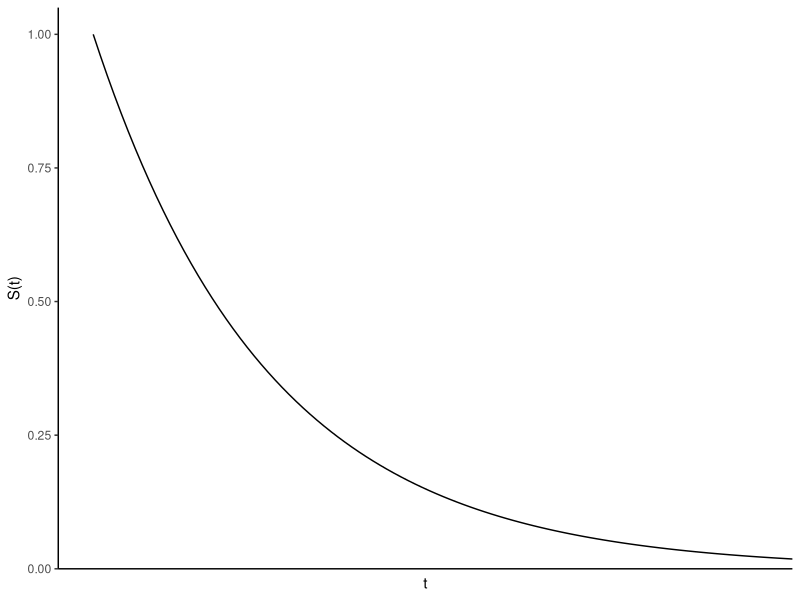
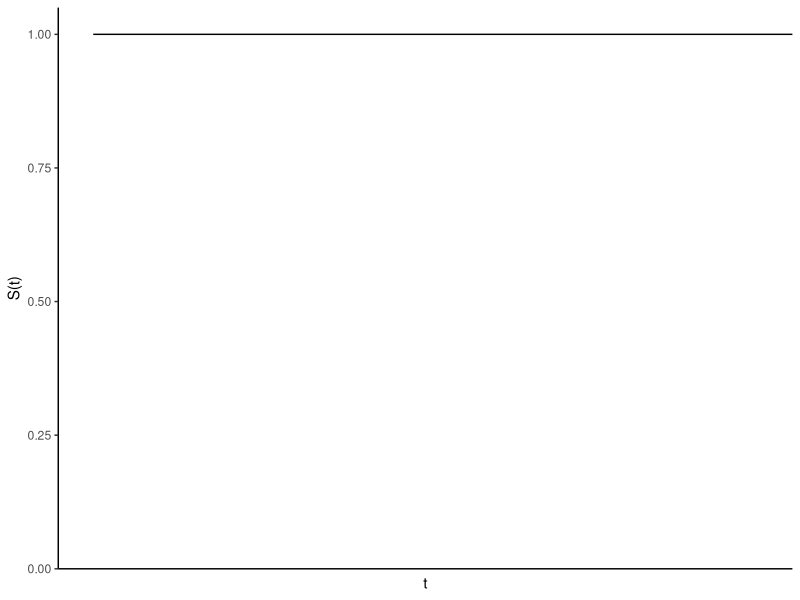
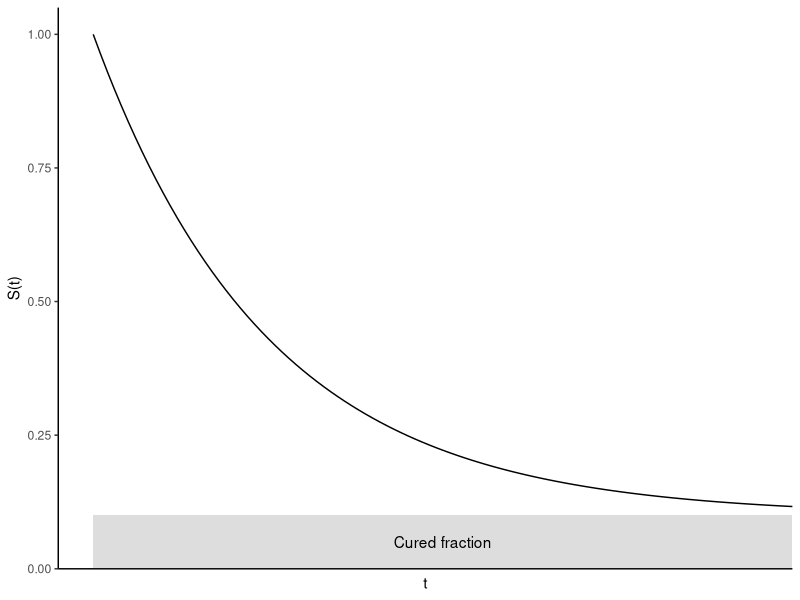

Generate these figures, in order, with R:
library(ggplot2)
library(dplyr)

pdf("ref/surv1.pdf", width=3, height=3)

exp_funct <- function(x){
  exp(-x)
}

ggplot(data.frame(x = c(0, 4)), aes(x = x)) +
  scale_x_continuous(limits=c(0,4),
	  expand = expansion(mult = c(0.05, 0), add = c(0, 0))) +
  scale_y_continuous(limits=c(0,1),
	  expand = expansion(mult = c(0, 0.05), add = c(0, 0))) +
  stat_function(fun = exp_funct) +
  xlab("t") + ylab("S(t)") + theme_bw() +
  theme(panel.grid.major = element_blank(), panel.grid.minor = element_blank(),
  panel.border = element_blank(),
  axis.line = element_line(colour = "black"),
  axis.ticks.x = element_blank(),
  axis.text.x = element_blank())

dev.off()

pdf("ref/surv2.pdf", width=3, height=3)

c_funct <- function(x){
  1
}

ggplot(data.frame(x = c(0, 4)), aes(x = x)) +
  scale_x_continuous(limits=c(0,4),
	  expand = expansion(mult = c(0.05, 0), add = c(0, 0))) +
  scale_y_continuous(limits=c(0,1),
	  expand = expansion(mult = c(0, 0.05), add = c(0, 0))) +
  stat_function(fun = c_funct) +
  xlab("t") + ylab("S(t)") + theme_bw() +
  theme(panel.grid.major = element_blank(), panel.grid.minor = element_blank(),
  panel.border = element_blank(),
  axis.line = element_line(colour = "black"),
  axis.ticks.x = element_blank(),
  axis.text.x = element_blank())

dev.off()

pdf("ref/surv3.pdf", width=3, height=3)

exp_funct <- function(x){
  0.1+0.9*exp(-x)
}

ggplot(data.frame(x = c(0, 4)), aes(x = x)) +
  scale_x_continuous(limits=c(0,4),
	  expand = expansion(mult = c(0.05, 0), add = c(0, 0))) +
  scale_y_continuous(limits=c(0,1),
	  expand = expansion(mult = c(0, 0.05), add = c(0, 0))) +
  stat_function(fun = exp_funct) +
  xlab("t") + ylab("S(t)") + theme_bw() +
  theme(panel.grid.major = element_blank(), panel.grid.minor = element_blank(),
  panel.border = element_blank(),
  axis.line = element_line(colour = "black"),
  axis.ticks.x = element_blank(),
  axis.text.x = element_blank()) +
  annotate("rect", xmin = 0, xmax = 4, ymin = 0, ymax = 0.1, alpha = .2) +
  annotate("text", x = 2, y = 0.05, label="Cured fraction")

dev.off()
